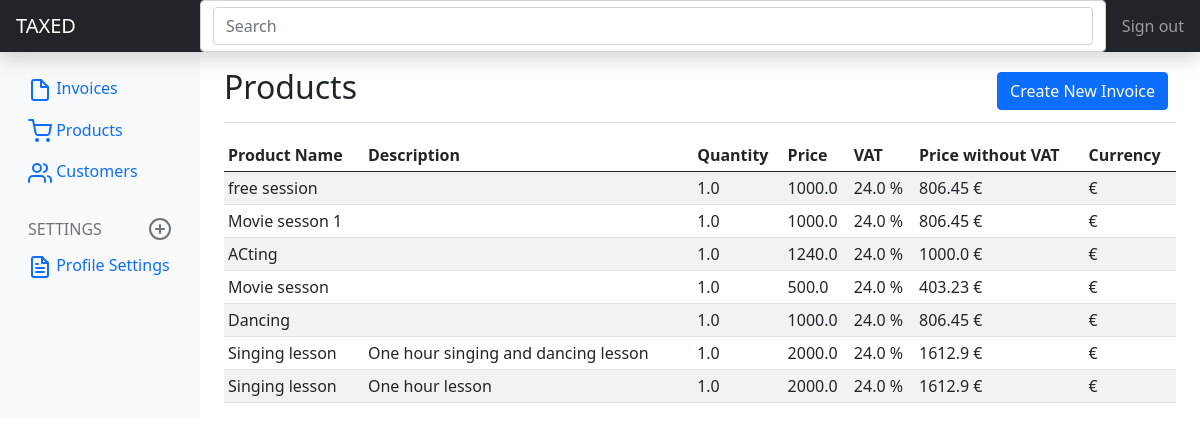
Page /invoice/products/ (signed in) on the committed database.
### invoice/models.py (models this page shows, shortened)
class Product(models.Model):
    CURRENCY = [
        ('$', 'USD'),
        ('€', 'EUR')
    ]
    name = models.CharField(null=True, blank=True, max_length=100)
    description = models.TextField(null=True, blank=True)
    quantity = models.FloatField(null=True, blank=True)
    price = models.FloatField(null=True, blank=True)
    vat_rate = models.FloatField(null=True, blank=True)
    price_wo_VAT = models.FloatField(null=True, blank=True)
    currency = models.CharField(choices=CURRENCY, default='€', max_length=100)
    invoice = models.ForeignKey(Invoice, null=True, on_delete=models.SET_NULL)
    user = models.ForeignKey(User, null=True, on_delete=models.SET_NULL)
    uniqueId = models.CharField(null=True, blank=True, max_length=100)
    slug = models.SlugField(max_length=500, unique=True, blank=True, null=True)
    updated = models.DateTimeField()
    created = models.DateTimeField()
    class Meta:
        ordering = ['-updated', '-created']

### invoice/views.py (the view)
# urls.py: path('products/', views.products, name="products"),
@login_required
def products(request):
    user = User.objects.get(id = request.user.id)
    products = user.product_set.all()
    context = {"products": products}
    return render(request, 'invoice/products.html', context)

### invoice/templates/invoice/products.html (shortened to what this page needs)
{% extends 'base.html' %}
{% load static %}
{% block css %}
<link href="{% static 'styles/bootstrap.min.css' %}" rel="stylesheet">
{% endblock css %}
{% block content %}
  <div class="d-flex justify-content-between flex-wrap flex-md-nowrap align-items-center pt-3 pb-2 mb-3 border-bottom">
    <h1 class="h2">Products</h1>
    <div class="btn-toolbar mb-2 mb-md-0">
      <div class="btn-group me-2">
        <a href="{% url 'invoice:create-invoice' %}" type="button" class="btn btn-primary" >Create New Invoice</a>
      </div>
    </div>
  </div>
  {% if products|length > 0 %}
  <div class="table-responsive">
    <table class="table table-striped table-sm">
      <thead>
        <tr>
          <th scope="col">Product Name</th>
          <th scope="col">Description</th>
          <th scope="col">Quantity</th>
          <th scope="col">Price</th>
          <th scope="col">VAT</th>
          <th scope="col">Price without VAT</th>
          <th scope="col">Currency</th>
        </tr>
      </thead>
      <tbody>
        {% for product in products %}
      <tr>
        <td>{{product.name}}</td>
        <td>{{product.description}}</td>
        <td>{{product.quantity}}</td>
        <td>{{product.price}}</td>
        <td>{{product.vat_rate}} %</td>
        <td>{{product.price_wo_VAT}} {{product.currency}}</td>
        <td>{{product.currency}}</td>
      </tr>
        {% endfor %}
      </tbody>
    </table>
  </div>
  {% endif %}
{% endblock content %}

### templates/base.html (shortened to what this page needs)
{% load static %}
<!doctype html>
<html lang="en">
  <head>
    {% block css %}{% endblock css %}
  </head>
  <body>
<header class="navbar navbar-dark sticky-top bg-dark flex-md-nowrap p-0 shadow">
  <a class="navbar-brand col-md-3 col-lg-2 me-0 px-3" href="{% url 'base:front-page' %}">TAXED</a>
  <form action="{% url 'invoice:invoices' %}" method="GET" class="form-control form-control-dark w-100">
  <input class="form-control form-control-dark w-100" type="text" placeholder="Search" aria-label="Search" name="q">
  </form>
  <div class="navbar-nav">
    <div class="nav-item text-nowrap">
      <a class="nav-link px-3" href="{% url 'base:logout' %}">Sign out</a>
    </div>
  </div>
</header>
<div class="container-fluid">
  <div class="row">
    <nav id="sidebarMenu" class="col-md-3 col-lg-2 d-md-block bg-light sidebar collapse">
      <div class="position-sticky pt-3">
        <ul class="nav flex-column">
          <li class="nav-item">
            <a class="nav-link" href="{% url 'invoice:invoices' %}">
              <span data-feather="file"></span>
              Invoices
            </a>
          </li>
          <li class="nav-item">
            <a class="nav-link" href="{% url 'invoice:products' %}">
              <span data-feather="shopping-cart"></span>
              Products
            </a>
          </li>
          <li class="nav-item">
            <a class="nav-link" href="{% url 'invoice:customer' %}">
              <span data-feather="users"></span>
              Customers
            </a>
          </li>
        </ul>
        <h6 class="sidebar-heading d-flex justify-content-between align-items-center px-3 mt-4 mb-1 text-muted">
          <span>SETTINGS</span>
          <a class="link-secondary" href="#" aria-label="Add a new report">
            <span data-feather="plus-circle"></span>
          </a>
        </h6>
        <ul class="nav flex-column mb-2">
          <li class="nav-item">
            <a class="nav-link" href="{% url 'base:update-user' %}">
              <span data-feather="file-text"></span>
              Profile Settings
            </a>
          </li>
        </ul>
      </div>
    </nav>
<main class="col-md-9 ms-sm-auto col-lg-10 px-md-4">
  {% block content %}
  {% endblock content %}
</main>
</div>
</div>
  </body>
</html>

### rows in the picture
Product: name "free session", quantity "1.0", price "1000.0", vat_rate "24.0", price_wo_VAT "806.45", currency "€"
Product: name "Movie sesson 1", quantity "1.0", price "1000.0", vat_rate "24.0", price_wo_VAT "806.45", currency "€"
Product: name "ACting", quantity "1.0", price "1240.0", vat_rate "24.0", price_wo_VAT "1000.0", currency "€"
Product: name "Movie sesson", quantity "1.0", price "500.0", vat_rate "24.0", price_wo_VAT "403.23", currency "€"
Product: name "Dancing", quantity "1.0", price "1000.0", vat_rate "24.0", price_wo_VAT "806.45", currency "€"
Product: name "Singing lesson", description "One hour singing and dancing lesson", quantity "1.0", price "2000.0", vat_rate "24.0", price_wo_VAT "1612.9", currency "€"
Product: name "Singing lesson", description "One hour lesson", quantity "1.0", price "2000.0", vat_rate "24.0", price_wo_VAT "1612.9", currency "€"
